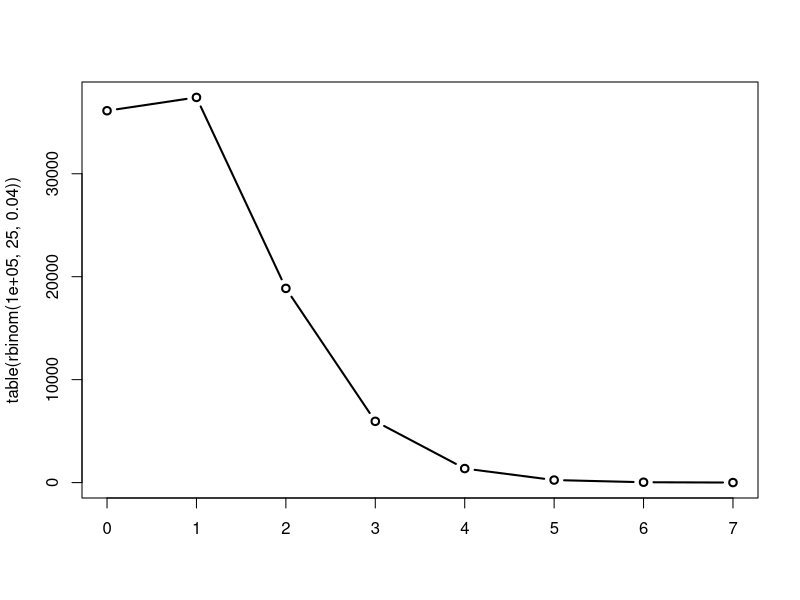
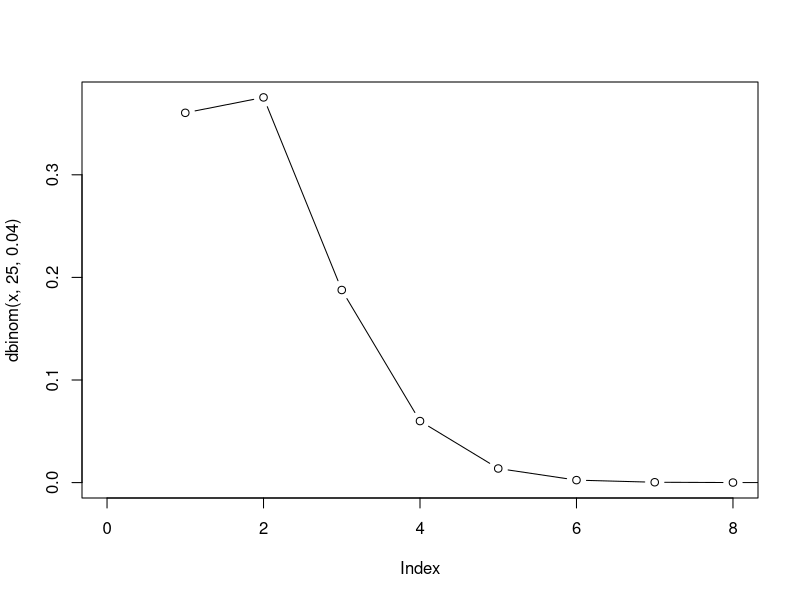
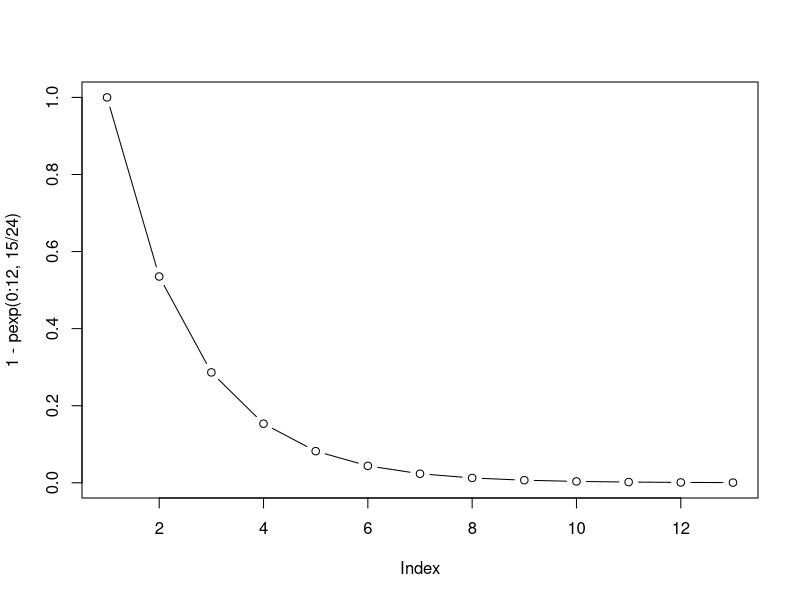

The R script that drew these images, in order:
## ---- chunk 1
dbinom(0,25,0.04)
## ---- chunk 2
pbinom(5,25,0.04) - pbinom(1,25,0.04)
## ---- chunk 3
plot(type="b", table(rbinom(100000, 25, 0.04)))
## ---- chunk 4
x = seq(0, 25)
plot(type = "b", dbinom(x, 25, 0.04), xlim = c(0, 8))
## ---- chunk 5
pbinom(0, 100, 0.014)
## ---- chunk 6
(1-0.014)^100
## ---- chunk 7
1 - pbinom(4, 100, 0.014)
## ---- chunk 8
1 - pbinom(4, 8, 0.42)
## ---- chunk 9
dbinom(0, 23, 0.04)
## ---- chunk 10
dpois(0, 15/3)
## ---- chunk 11
pexp(6, 15/24) - pexp(3, 15/24)
## ---- chunk 12
plot(1 - pexp(0:12, 15/24), type="b")
## ---- chunk 13
(0.5)*(600)^2 / 600 / 60
## ---- chunk 14
(0.5)*(600 - 20)^2 / 600 / 60
